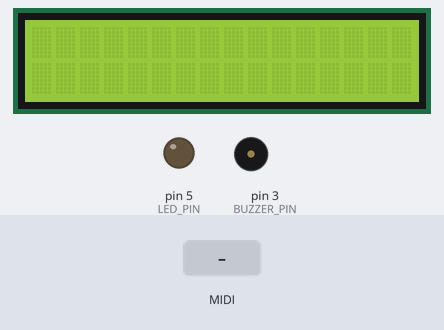
Recording of a sketch running on a simulated Arduino Leonardo, built with avr-gcc and run on an emulated ATmega32U4. Shown: 16×2 character LCD, output pins drawn as LEDs (lit = HIGH), buzzer (waves = sounding). The test bench sets the inputs (shaded band). MIDI output is not drawn.

Above: at 1.2 s.
1.3 s: MIDI note 36 received
At 1.45 s:
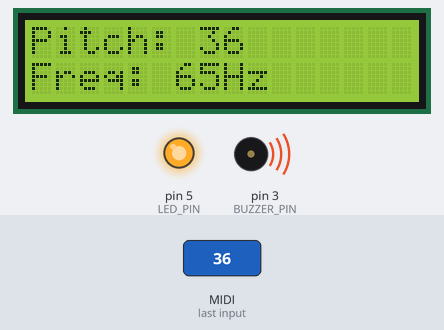
3.1 s: MIDI note 48 received
At 3.25 s:
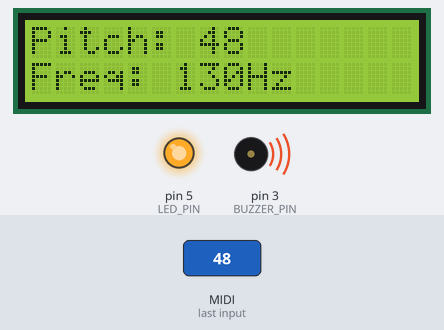
Timing chart, 0 to 6.1 s (numbered marks = the images above; inputs shaded):
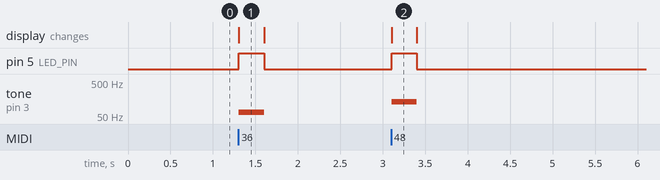

The sketch:

midi_input_with_tones.ino
```cpp
/*
 * Arduino MIDI Player
 *
 * Author: Daniel Duan
 * Date: 25/01/2022
 *
 * Description: Reads incoming midi data and plays it on a buzzer. Uses Hairless MIDI <-> Serial Bridge to
 *              deliver midi messages serially. Uses LCD for debugging, and also flashes an LED.
 *
 *
 */


#include <MIDI.h>
#include <LiquidCrystal.h>


// LCD pins
#define rs 7
#define enable 8
#define d4 9
#define d5 10
#define d6 11
#define d7 12

// Other pins
#define LED_PIN 5
#define BUZZER_PIN 3

LiquidCrystal lcd(rs, enable, d4, d5, d6, d7);

// Custom MIDI.h settings so it works with hairless
//------------------------------------------------------------------------------------------------------------------------------------------------------------------------------------------------------
struct CustomBaudRateSettings : public MIDI_NAMESPACE::DefaultSerialSettings {
  static const long BaudRate = 115200;
};

#if defined(ARDUINO_SAM_DUE) || defined(USBCON) || defined(__MK20DX128__) || defined(__MK20DX256__) || defined(__MKL26Z64__)
    // Leonardo, Due and other USB boards use Serial1 by default.
    MIDI_NAMESPACE::SerialMIDI<HardwareSerial, CustomBaudRateSettings> serialMIDI(Serial1);
    MIDI_NAMESPACE::MidiInterface<MIDI_NAMESPACE::SerialMIDI<HardwareSerial, CustomBaudRateSettings>> MIDI((MIDI_NAMESPACE::SerialMIDI<HardwareSerial, CustomBaudRateSettings>&)serialMIDI);
#else
    MIDI_NAMESPACE::SerialMIDI<HardwareSerial, CustomBaudRateSettings> serialMIDI(Serial);
    MIDI_NAMESPACE::MidiInterface<MIDI_NAMESPACE::SerialMIDI<HardwareSerial, CustomBaudRateSettings>> MIDI((MIDI_NAMESPACE::SerialMIDI<HardwareSerial, CustomBaudRateSettings>&)serialMIDI);
#endif
//------------------------------------------------------------------------------------------------------------------------------------------------------------------------------------------------------

// Information about the last note played
static byte lastPitch = 0;
uint32_t timeAtLastNote = 0;

/*
 *  Converts midi pitch to a frequency
 *  @param pitch - midi pitch decoded from the message
 */
uint16_t midiToFrequency(byte pitch) {
  double result = pow(2, ((pitch - 69.0) / 12.0)) * 440;
  return result;
}


// Automatically called when we recieve a Note On message.
void handleNoteOn(byte channel, byte pitch, byte velocity)
{


  uint32_t timeSinceLastNote = millis() - timeAtLastNote;

  // If two notes come at the same time, we player the one with the higher pitch
  if ((timeSinceLastNote > 1) || (pitch > lastPitch)) {
    uint16_t frequency = midiToFrequency(pitch);
    lastPitch = pitch;

    lcd.clear();
    lcd.print(String("Pitch: ") + String(pitch));
//    lcd.print(String("Time: ") + String(timeSinceLastNote));
    lcd.setCursor(0, 1);
    lcd.print(String("Freq: ") + String(frequency) + String("Hz"));


    digitalWrite(LED_PIN, HIGH);

    // tone() cannot play notes lower than 31Hz (which corresponds to a midi pitch of 23), and instead makes a very high pitch sound.
    if (pitch > 23) {
      tone(BUZZER_PIN, frequency);
    }

    timeAtLastNote = millis();
  }
}

// Automatically called when we recieve a Note Off message.
void handleNoteOff(byte channel, byte pitch, byte velocity)
{
  lcd.clear();
  digitalWrite(LED_PIN, LOW);

  // Prevents a previous note's Note Off message from ending the new note prematurely.
  if (pitch == lastPitch) {
      noTone(BUZZER_PIN);
  }

}


void setup() {
  // Lets the MIDI library know what functions to call for note on and note off events

  // Initialize MIDI
  MIDI.setHandleNoteOn(handleNoteOn);
  MIDI.setHandleNoteOff(handleNoteOff);
  MIDI.begin(MIDI_CHANNEL_OMNI);

  Serial.begin(115200);

  // LCD
  lcd.begin(16, 2);

  // LED
  pinMode(LED_PIN, OUTPUT);
  digitalWrite(LED_PIN, LOW);

  // Buzzer
  pinMode(BUZZER_PIN, OUTPUT);

//  lcd.print("Now playing:");
//  lcd.setCursor(0, 1);
//  lcd.print("Moonlight Sonata 3rd mvt");
}

void loop() {
  // put your main code here, to run repeatedly:
  MIDI.turnThruOff();    // stops the input from being fed back to the output
  MIDI.read();
}
```

Measured:
- after the input at 1.3 s, pin 5 (LED_PIN): LOW → HIGH at once, → LOW 0.30 s later; tone on pin 3 (BUZZER_PIN): silent → 65 Hz at once, → silent 0.30 s later; the display: changes at once (image 1)
- after the input at 3.1 s, pin 5 (LED_PIN): LOW → HIGH at once, → LOW 0.30 s later; tone on pin 3 (BUZZER_PIN): silent → 130 Hz at once, → silent 0.30 s later; the display: changes at once (image 2)
